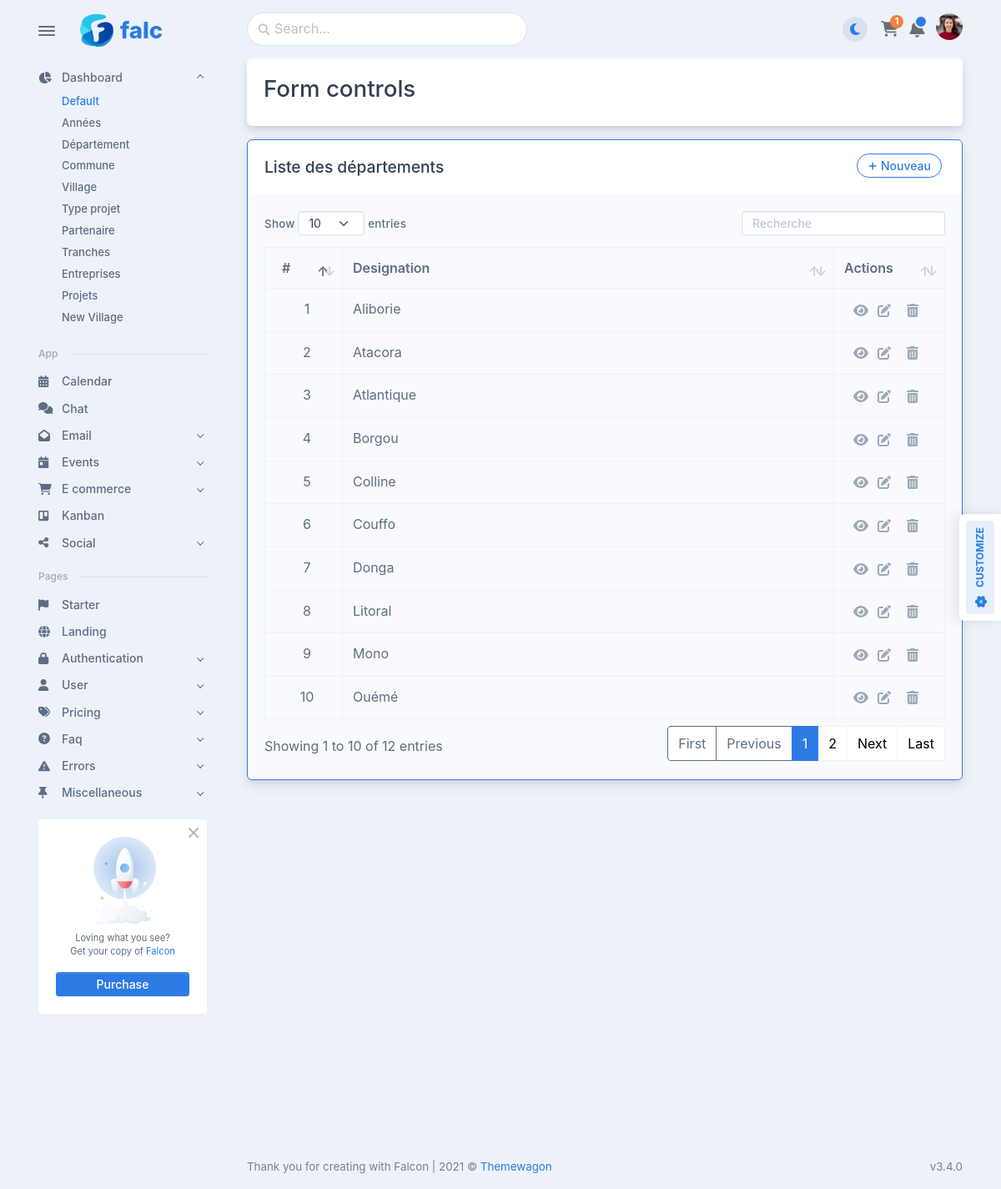
/departements, run on the app's committed database.
### projet/models.py (models this page shows, shortened)
class Departement(models.Model):
    designation = models.CharField(max_length=150)
    created_at = models.DateTimeField(auto_now_add=True)
    updated_at = models.DateTimeField(auto_now=True)

### projet/views/departement.py (the view)
# urls.py: path('departements', departement.departement_list, name='departement_list'),
def departement_list(request):
    departements = Departement.objects.all().order_by('designation')
    context = {
        'departements': departements,
    }
    return render(request, 'departement/departement_list.html', context)

### projet/templates/departement/departement_list.html (shortened to what this page needs)
{% extends "layouts/base.html" %} {% load static %} {% block content %}
<div class="row g-0">
    <div class="card mb-3">
        <div class="bg-holder d-none d-lg-block bg-card" style="background-image:url({../../../assets/img/icons/spot-illustrations/corner-4.png});"></div>
        <div class="card-body position-relative">
            <div class="row">
                <div class="col-lg-8">
                    <h3>Form controls</h3>
                </div>
            </div>
        </div>
    </div>
    <div class="card mb-3 border border-primary">
        <div class="card-header">
            <div class="row flex-between-end">
                <div class="col-auto align-self-center">
                    <h5 class="mb-0" data-anchor="data-anchor">Liste des départements</h5>
                </div>
                <div class="col-auto ms-auto">
                    <button type="button" class="btn btn-outline-primary btn-sm rounded-pill me-1 mb-1 show-form" data-url="{% url 'departement_create' %}">
                        <span class="fas fa-plus me-1" data-fa-transform="shrink-3"></span>Nouveau
                    </button>
                </div>
            </div>
        </div>
        <div class="card-body bg-light ">
            <div class="pb-20 material-datatables">
                <table id="datatables" class="table hover table-bordered table-striped">
                    <thead>
                        <tr>
                            <th class="table-plus datatable-nosort">#</th>
                            <th>Designation</th>
                            <th>Actions</th>
                        </tr>
                    </thead>
                    <tbody>
                        {% include "departement/departement_list_2.html" %}
                    </tbody>
                </table>
            </div>
        </div>
    </div>
</div>
{% endblock content %}

### projet/templates/departement/departement_list_2.html
{% for departement in departements %}
<tr>
    <td style="width: 60px; text-align: center">{{ forloop.counter }}</td>
    <td>{{ departement.designation }}</td>
    <td class="td-actions" style="width: 100px; text-align: center">
        <div>
            <button class="btn p-0 show-form-update" type="button" data-url="{% url 'departement_update' departement.id %}" data-bs-toggle="tooltip" data-bs-placement="top" title="View">
            <span class="text-500 fas fa-eye"></span>
          </button>&nbsp;
            <button class="btn p-0 show-form-update" type="button" data-url="{% url 'departement_update' departement.id %}" data-bs-toggle="tooltip" data-bs-placement="top" title="Edit">
              <span class="text-500 fas fa-edit"></span>
          </button>&nbsp;
            <button class="btn p-0 ms-2 show-form-delete" type="button" data-url="{% url 'departement_delete' departement.id %}" data-bs-toggle="tooltip" data-bs-placement="top" title="Delete">
              <span class="text-500 fas fa-trash-alt"></span>
          </button>
        </div>
    </td>
</tr>
{% empty %}
<tr>
    <td colspan="3" class="text-center bg-info">Aucun département enregistré</td>
</tr>
{% endfor %}

### data on the page
Departement: designation "Aliborie"
Departement: designation "Atacora"
Departement: designation "Atlantique"
Departement: designation "Borgou"
Departement: designation "Colline"
Departement: designation "Couffo"
Departement: designation "Donga"
Departement: designation "Litoral"
Departement: designation "Mono"
Departement: designation "Ouémé"
